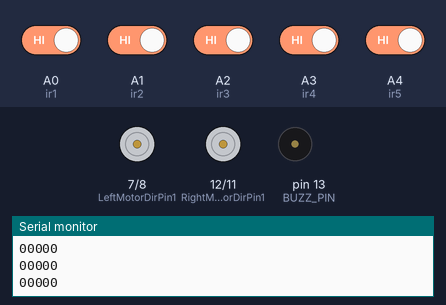
Simulated run of this sketch. Board: Arduino Uno, built with avr-gcc and run on an emulated ATmega328P. Shown: motor-driver pin pairs drawn as motors (green arrow = first pin HIGH = forward, orange = second pin HIGH = backward, longer = more drive, scaled by the enable pin), buzzer (waves = sounding, pin HIGH), the last lines printed to the serial monitor. The test bench sets the inputs (shaded band); at power-on: A0 (ir1), A1 (ir2), A2 (ir3), A3 (ir4), A4 (ir5) HIGH.

Above: at 1.69 s.
1.7 s: A0 (ir1) driven LOW
At 2.4 s:
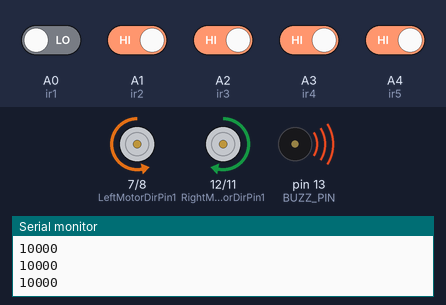
3.3 s: A1 (ir2) driven LOW
4.8 s: A2 (ir3) driven LOW
At 6.0 s:
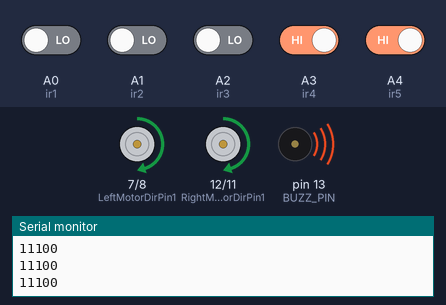
6.3 s: A2 (ir3) driven HIGH
7.8 s: A1 (ir2) driven HIGH
At 8.4 s:
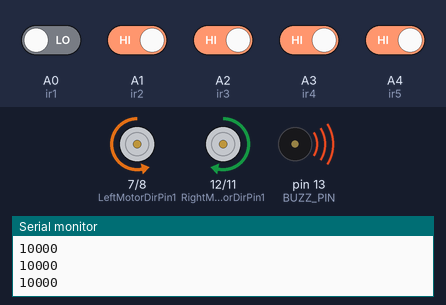
9.3 s: A0 (ir1) driven HIGH
At 9.55 s:
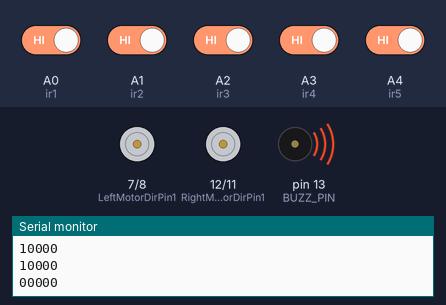
Timing chart, 0 to 13.3 s (numbered marks = the images above; inputs shaded):
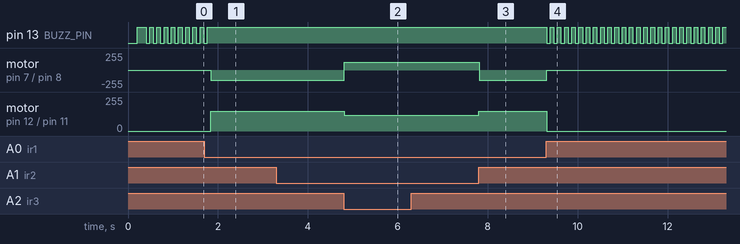

The sketch:

lesson_16_sample.ino
```cpp
#include "motor_driver.h"

//**********5チャンネルIRセンサー接続**********//
#define ir1 A0   // 左端
#define ir2 A1   // 左
#define ir3 A2   // 中央
#define ir4 A3   // 右
#define ir5 A4   // 右端

#define SPEED      120   // まっすぐ進むときの速さ
#define TURN_SPEED 150   // 曲がるときの速さ

void setup() {
  init_GPIO();

  pinMode(ir1, INPUT);
  pinMode(ir2, INPUT);
  pinMode(ir3, INPUT);
  pinMode(ir4, INPUT);
  pinMode(ir5, INPUT);

  Serial.begin(9600);
  beep(1, 200);          // 準備できたよの合図
}

void loop() {
  //センサー値の読み取り（黒い線の上なら 0）
  int s1 = digitalRead(ir1);  //左端のセンサ
  int s2 = digitalRead(ir2);  //左センサー
  int s3 = digitalRead(ir3);  //中央センサ
  int s4 = digitalRead(ir4);  //右センサー
  int s5 = digitalRead(ir5);  //右端のセンサ

  // シリアルモニターで見えるように表示（黒が1に見えるよう反転）
  Serial.print(!s1);
  Serial.print(!s2);
  Serial.print(!s3);
  Serial.print(!s4);
  Serial.println(!s5);

  if (s3 == 0) {
    // 中央が線の上 → まっすぐ進む
    go_Advance(SPEED, 0);
  }
  else if (s2 == 0) {
    // 少し左にずれた → 進みながら、左をおそくしてゆるく左へ
    go_Advance(SPEED, 0);
    set_Motorspeed(80, TURN_SPEED);
  }
  else if (s1 == 0) {
    // かなり左にずれた → 大きく左へ
    go_Left(TURN_SPEED, 0);
  }
  else if (s4 == 0) {
    // 少し右にずれた → 進みながら、右をおそくしてゆるく右へ
    go_Advance(SPEED, 0);
    set_Motorspeed(TURN_SPEED, 80);
  }
  else if (s5 == 0) {
    // かなり右にずれた → 大きく右へ
    go_Right(TURN_SPEED, 0);
  }
  else {
    // どのセンサーも線を見ていない → コースから外れた
    stop_Stop();
    beep(3, 80);       // 「外れたよ」の合図
  }
}
```

motor_driver.h
```cpp
/*
 * motor_driver.h  ロボ部 共通モーター制御ライブラリ
 *
 * 実践10・11（ロボットカーを組み立てよう）で導入し、
 * 以降すべてのロボットレッスンで #include して使う。
 *
 * 使い方：
 *   スケッチと同じフォルダに motor_driver.h を置いて、先頭に次の1行を書く。
 *     #include "motor_driver.h"
 *   setup() の最初で init_GPIO(); を呼ぶ。
 *
 * ------------------------------------------------------------------
 * ⚠ ピン配置について（重要）
 *
 *   右モーターのPWM（ENA）は、ふだんは D3 を使う。
 *   旧教材では D9 だったが、D9 はサーボモーター用に空けておく。
 *   （実践17の迷路チャレンジ2でサーボを使うため）
 *
 *   ただし、赤外線（IRremote）を使うレッスンだけは D9 を使う。
 *   IRremoteはArduino UNOの「タイマー2」という部品を使うが、
 *   D3の速さの調節（analogWrite）も同じタイマー2を使うため、
 *   両方をいっしょには使えない。
 *
 *   → 実践14・20・21 では、#include より前に次の1行を書くこと。
 *        #define USE_IR_ROBOT
 *        #include "motor_driver.h"
 *      配線も ENA を D9 につなぎかえる。
 * ------------------------------------------------------------------
 */

#ifndef MOTOR_DRIVER_H
#define MOTOR_DRIVER_H

// ===== ピンの設定 =====
#ifdef USE_IR_ROBOT
  #define speedPinR        9   // 右モーターのPWM（ENA）赤外線を使うレッスンだけD9
#else
  #define speedPinR        3   // 右モーターのPWM（ENA）※D9から変更
#endif
#define RightMotorDirPin1  12  // 右モーターの信号ピン1（IN1）
#define RightMotorDirPin2  11  // 右モーターの信号ピン2（IN2）
#define speedPinL          6   // 左モーターのPWM（ENB）
#define LeftMotorDirPin1   7   // 左モーターの信号ピン1（IN3）
#define LeftMotorDirPin2   8   // 左モーターの信号ピン2（IN4）
#define BUZZ_PIN           13  // ブザー

// 空けてあるピン： D9（サーボ用）、D2・D4・D5・D10（センサー用）


// ===== モーターの制御 =====

// 前に進む   speed:0〜255   time:0ならそのまま進み続ける
void go_Advance(int speed = 200, int time = 0)
{
  digitalWrite(RightMotorDirPin1, HIGH);
  digitalWrite(RightMotorDirPin2, LOW);
  digitalWrite(LeftMotorDirPin1, HIGH);
  digitalWrite(LeftMotorDirPin2, LOW);
  analogWrite(speedPinL, speed);
  analogWrite(speedPinR, speed);
  if (time != 0) {
    delay(time);
  }
}

// 後ろに下がる
void go_Back(int speed = 200, int time = 0)
{
  digitalWrite(RightMotorDirPin1, LOW);
  digitalWrite(RightMotorDirPin2, HIGH);
  digitalWrite(LeftMotorDirPin1, LOW);
  digitalWrite(LeftMotorDirPin2, HIGH);
  analogWrite(speedPinL, speed);
  analogWrite(speedPinR, speed);
  if (time != 0) {
    delay(time);
  }
}

// 左に旋回する
void go_Left(int speed = 200, int time = 0)
{
  digitalWrite(RightMotorDirPin1, HIGH);
  digitalWrite(RightMotorDirPin2, LOW);
  digitalWrite(LeftMotorDirPin1, LOW);
  digitalWrite(LeftMotorDirPin2, HIGH);
  analogWrite(speedPinL, speed);
  analogWrite(speedPinR, speed);
  if (time != 0) {
    delay(time);
  }
}

// 右に旋回する
void go_Right(int speed = 200, int time = 0)
{
  digitalWrite(RightMotorDirPin1, LOW);
  digitalWrite(RightMotorDirPin2, HIGH);
  digitalWrite(LeftMotorDirPin1, HIGH);
  digitalWrite(LeftMotorDirPin2, LOW);
  analogWrite(speedPinL, speed);
  analogWrite(speedPinR, speed);
  if (time != 0) {
    delay(time);
  }
}

// 下がりながら左へ（右タイヤだけを後ろに回す）
// タブレットのアプリの「X」ボタン用。実践19・20・21で使う
void back_Left(int speed = 200, int time = 0)
{
  digitalWrite(RightMotorDirPin1, LOW);
  digitalWrite(RightMotorDirPin2, HIGH);
  digitalWrite(LeftMotorDirPin1, HIGH);
  digitalWrite(LeftMotorDirPin2, LOW);
  analogWrite(speedPinL, 0);
  analogWrite(speedPinR, speed);
  if (time != 0) {
    delay(time);
  }
}

// 下がりながら右へ（左タイヤだけを後ろに回す）
// タブレットのアプリの「Y」ボタン用。実践19・20・21で使う
void back_Right(int speed = 200, int time = 0)
{
  digitalWrite(RightMotorDirPin1, HIGH);
  digitalWrite(RightMotorDirPin2, LOW);
  digitalWrite(LeftMotorDirPin1, LOW);
  digitalWrite(LeftMotorDirPin2, HIGH);
  analogWrite(speedPinL, speed);
  analogWrite(speedPinR, 0);
  if (time != 0) {
    delay(time);
  }
}

// 止まる
void stop_Stop(int time = 0)
{
  digitalWrite(RightMotorDirPin1, LOW);
  digitalWrite(RightMotorDirPin2, LOW);
  digitalWrite(LeftMotorDirPin1, LOW);
  digitalWrite(LeftMotorDirPin2, LOW);
  if (time != 0) {
    delay(time);
  }
}

// 左右のモーターの速さを別々に設定する（カーブしたいときに使う）
void set_Motorspeed(int speed_L, int speed_R)
{
  analogWrite(speedPinL, speed_L);
  analogWrite(speedPinR, speed_R);
}


// ===== ブザーの制御 =====
// ロボットが「いまどの処理をしているか」を音で知らせる。
// うまく動かないときの原因さがしに使う。

// ブザーを鳴らす
void buzz_On()
{
  digitalWrite(BUZZ_PIN, LOW);   // このブザーは LOW で鳴る
}

// ブザーを止める
void buzz_Off()
{
  digitalWrite(BUZZ_PIN, HIGH);
}

// times回だけ「ピッ」と鳴らす   ms:1回の長さ
void beep(int times = 1, int ms = 100)
{
  for (int i = 0; i < times; i++) {
    buzz_On();
    delay(ms);
    buzz_Off();
    delay(ms);
  }
}


// ===== 初期化 =====
// setup() の最初に必ず呼ぶこと
void init_GPIO()
{
  pinMode(RightMotorDirPin1, OUTPUT);
  pinMode(RightMotorDirPin2, OUTPUT);
  pinMode(speedPinR, OUTPUT);

  pinMode(LeftMotorDirPin1, OUTPUT);
  pinMode(LeftMotorDirPin2, OUTPUT);
  pinMode(speedPinL, OUTPUT);

  pinMode(BUZZ_PIN, OUTPUT);
  buzz_Off();

  stop_Stop();
}

#endif
```

Measured:
- after the input at 1.7 s, pin 13 (BUZZ_PIN): goes on until 1.8 s, then stays HIGH; motor on pin 7 (LeftMotorDirPin1) / pin 8 (LeftMotorDirPin2): stopped → backward 150/255 after 0.14 s; motor on pin 12 (RightMotorDirPin1) / pin 11 (RightMotorDirPin2): stopped → forward 150/255 after 0.14 s
- after the input at 4.8 s, motor on pin 7 (LeftMotorDirPin1) / pin 8 (LeftMotorDirPin2): backward 150/255 → forward 120/255 at once; motor on pin 12 (RightMotorDirPin1) / pin 11 (RightMotorDirPin2): forward 150/255 → forward 120/255 at once
- after the input at 7.8 s, motor on pin 7 (LeftMotorDirPin1) / pin 8 (LeftMotorDirPin2): forward 120/255 → backward 150/255 at once; motor on pin 12 (RightMotorDirPin1) / pin 11 (RightMotorDirPin2): forward 120/255 → forward 150/255 after 0.00 s instead of 1.5 s
- after the input at 9.3 s, pin 13 (BUZZ_PIN): alternates HIGH for 0.08 s and LOW for 0.08 s, starting at once; motor on pin 7 (LeftMotorDirPin1) / pin 8 (LeftMotorDirPin2): backward 150/255 → stopped at once; motor on pin 12 (RightMotorDirPin1) / pin 11 (RightMotorDirPin2): forward 150/255 → stopped at once
- by itself, pin 13 (BUZZ_PIN): alternates HIGH for 0.08 s and LOW for 0.08 s
